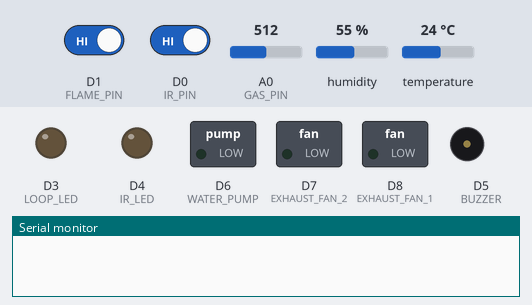
Simulated run of this sketch. Board: ESP8266 (NodeMCU). Parts: switched loads named in the sketch (green lamp = pin HIGH), output pins drawn as LEDs (lit = HIGH), buzzer (waves = sounding, pin HIGH), the last lines printed to the serial monitor. The inputs (shaded band) are chosen by the test bench; at power-on: D1 (FLAME_PIN) HIGH, D0 (IR_PIN) HIGH, A0 (GAS_PIN) = 512, humidity 55 %, temperature 24 °C. WiFi joins after 1.5 s; servers stay silent unless stated.

Above: at 0.1 s.
At 2.5 s:
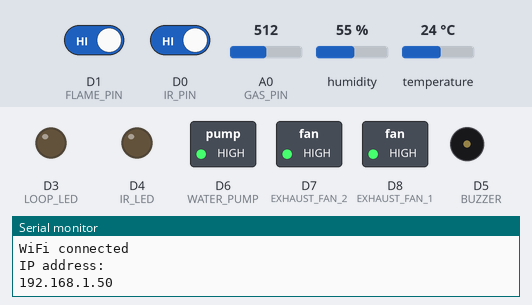
At 4.0 s:
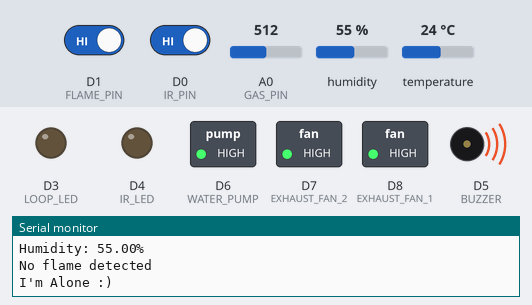
4.1 s: D1 (FLAME_PIN) driven LOW
7.6 s: D0 (IR_PIN) driven LOW
Timing chart, 0 to 17.1 s (numbered marks = the images above; inputs shaded):
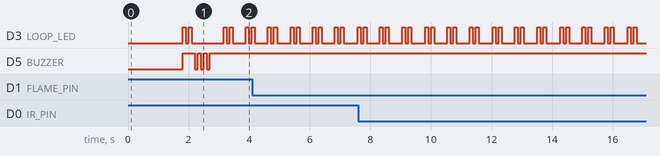

The sketch:

master.ino
```cpp
//--------------- BLYNK APP SETUP -------------//
// (MUST BE IN THE VERY TOP OF THE FILE)
#define BLYNK_TEMPLATE_ID "TMPLywJyKzdu"
#define BLYNK_DEVICE_NAME "Smart Kitchen"
#define BLYNK_AUTH_TOKEN "RE38yM7eNc0QsBTosMUMY36nGhhGSnlB"

#define variable_label_1 "Gas"
#define variable_label_2 "Temperature"
#define variable_label_3 "Humidity"
#define variable_label_4 "IR"
#define variable_label_5 "Flame"

//------------- INCLUDE LIBRARIES -------------//
#include <ESP8266WiFi.h>
#include <BlynkSimpleEsp8266.h>
#include <ThingSpeak.h>
#include "DHT.h"

//------------- DEFINE SENSOR PINS ------------//
#define GAS_PIN A0
#define DHT_PIN D2
#define FLAME_PIN D1
#define IR_PIN D0

//------------- DEFINE RELAY PINS -------------//
#define BUZZER D5
#define WATER_PUMP D6
#define EXHAUST_FAN_2 D7
#define EXHAUST_FAN_1 D8

//-------------- DEFINE LED PINS --------------//
#define LOOP_LED D3
#define IR_LED D4

//---------- DEFINE THINGSPEAK FIELDS ---------//
#define THINGSPEAK_GAS_FIELD 1
#define THINGSPEAK_TEMPERATURE_FIELD 2
#define THINGSPEAK_HUMIDITY_FIELD 3
#define THINGSPEAK_IR_FIELD 4
#define THINGSPEAK_FLAME_FIELD 5

//------------- DEFINE BLYNK PINS -------------//
#define BLYNK_GAS_PIN V0
#define BLYNK_TEMPERATURE_PIN V1
#define BLYNK_HUMIDITY_PIN V2
#define BLYNK_IR_PIN V3
#define BLYNK_FLAME_PIN V4

//------- DEFINE BLYNK CONTROL SWITCHES -------//
#define BLYNK_SWITCH_PIN_1 V5
#define BLYNK_SWITCH_PIN_2 V6
#define BLYNK_SWITCH_PIN_3 V7
#define BLYNK_SWITCH_PIN_4 V8

//--------- DEFINE RELAY HIGH AND LOW ---------//
// Relay works in reverse logic
// (RELAY HIGH = LOW, RELAY LOW = HIGH)
#define RELAY_HIGH LOW
#define RELAY_LOW HIGH

//-- VARIABLES TO STORE DIFFERENT PARAMETERS --//
int gasValue;
float temperatureValue;
float humidityValue;
int IRValue;
int flameValue;

//---- THRESHOLD FOR DIFFERENT PARAMETERS -----//
const int gasThreshold = 450;
const float temperatureThreshold = 22.00;
const float humidityThreshold = 32.00;

//------------- DEFINE DHT SENSOR -------------//
DHT dht(DHT_PIN, DHT11);

//---------- DEFINE WIFI CREDENTIALS ----------//
const char *wifiSSID = "POCO M2 Pro";      // Your network SSID here
const char *wifiPassword = "unlockby8800"; // Your network's password here

//----------- CREATING WIFI CLIENT ------------//
WiFiClient client;

//------ DEFINE THINGSPEAK CREDENTIALS --------//
unsigned long tsChannelNumber = 1990582;        // ThingSpeak Channel ID here
const char *tsWriteAPIKey = "91LKBDA57MTZYY4Q"; // ThingSpeak write API key here

//------- SETUP BLYNK CONTROL SWITCHES --------//
int bSwitch1Status = 0;
int bSwitch2Status = 0;
int bSwitch3Status = 0;
int bSwitch4Status = 0;

BLYNK_WRITE(BLYNK_SWITCH_PIN_1)
{
  bSwitch1Status = param.asInt();
}

BLYNK_WRITE(BLYNK_SWITCH_PIN_2)
{
  bSwitch2Status = param.asInt();
}

BLYNK_WRITE(BLYNK_SWITCH_PIN_3)
{
  bSwitch3Status = param.asInt();
}

BLYNK_WRITE(BLYNK_SWITCH_PIN_4)
{
  bSwitch4Status = param.asInt();
}

//-------------- DEFINE FUNCIONS --------------//
void blinkLoopLed()
{
  for (int i = 0; i < 2; i++)
  {
    digitalWrite(LOOP_LED, HIGH);
    delay(100);
    digitalWrite(LOOP_LED, LOW);
    delay(100);
  }
  digitalWrite(LOOP_LED, LOW);
}

void playBuzzer()
{
  for (int i = 0; i < 3; i++)
  {
    digitalWrite(BUZZER, RELAY_HIGH);
    delay(100);
    digitalWrite(BUZZER, RELAY_LOW);
    delay(100);
  }
  digitalWrite(BUZZER, RELAY_LOW);
}

void playFireAlarm() {
  for (int i = 0; i < 10; i++)
  {
    digitalWrite(BUZZER, RELAY_HIGH);
    delay(200);
    digitalWrite(BUZZER, RELAY_LOW);
    delay(200);
  }
  digitalWrite(BUZZER, RELAY_LOW);
}

void temperatureControl() {
  if ((temperatureValue > temperatureThreshold ||
  humidityValue > humidityThreshold) && (bSwitch1Status == 1)) {
    playBuzzer();
  }

  if (bSwitch1Status == 0) {
    digitalWrite(BUZZER, RELAY_LOW);
  }
}

void flameControl() {
  if (flameValue == 0 && bSwitch2Status == 1) {
    playFireAlarm();
    digitalWrite(WATER_PUMP, RELAY_HIGH);
  }

  if (bSwitch2Status == 0) {
    digitalWrite(WATER_PUMP, RELAY_LOW);
  }
}

void IRControl() {
  if (IRValue == 0 && bSwitch3Status == 1) {
    digitalWrite(IR_LED, HIGH);
    digitalWrite(EXHAUST_FAN_1, RELAY_HIGH);
  }

  if (bSwitch3Status == 0) {
    digitalWrite(IR_LED, LOW);
    digitalWrite(EXHAUST_FAN_1, RELAY_LOW);
  }
}

void gasControl() {
  if (gasValue > gasThreshold && bSwitch4Status == 1) {
    digitalWrite(EXHAUST_FAN_2, RELAY_HIGH);
  } else {
    digitalWrite(EXHAUST_FAN_2, RELAY_LOW);
  }
}

//------------- SETUP FUNCTION ---------------//
void setup()
{
  Serial.begin(9600);

  dht.begin();
  WiFi.begin(wifiSSID, wifiPassword);
  ThingSpeak.begin(client);
  Blynk.begin(BLYNK_AUTH_TOKEN, wifiSSID, wifiPassword);

  pinMode(GAS_PIN, INPUT);
  pinMode(FLAME_PIN, INPUT);
  pinMode(IR_PIN, INPUT);

  pinMode(LOOP_LED, OUTPUT);
  pinMode(IR_LED, OUTPUT);

  pinMode(BUZZER, OUTPUT);
  pinMode(WATER_PUMP, OUTPUT);
  pinMode(EXHAUST_FAN_1, OUTPUT);
  pinMode(EXHAUST_FAN_2, OUTPUT);

  digitalWrite(LOOP_LED, LOW);
  digitalWrite(IR_LED, LOW);

  digitalWrite(BUZZER, RELAY_LOW);
  digitalWrite(WATER_PUMP, RELAY_LOW);
  digitalWrite(EXHAUST_FAN_1, RELAY_LOW);
  digitalWrite(EXHAUST_FAN_2, RELAY_LOW);

  Serial.println("WiFi connected");
  Serial.println("IP address: ");
  Serial.println(WiFi.localIP());
  Serial.println();

  blinkLoopLed();
  playBuzzer();
}

//-------------- LOOP FUNCTION ----------------//
void loop()
{
  // Run the Blynk client
  Blynk.run();

  // Reading the sensor values
  temperatureValue = dht.readTemperature();
  humidityValue = dht.readHumidity();

  flameValue = digitalRead(FLAME_PIN);
  IRValue = digitalRead(IR_PIN);
  gasValue = analogRead(GAS_PIN);

  // Display the readings in the serial monitor
  Serial.print("Gas Value: ");
  Serial.println(gasValue);

  Serial.print("Temperature: ");
  Serial.print(temperatureValue);
  Serial.println("ºC");
  Serial.print("Humidity: ");
  Serial.print(humidityValue);
  Serial.println("%");

  if (flameValue == LOW)
    Serial.println("Flame detected");
  else
    Serial.println("No flame detected");

  if (IRValue == LOW)
    Serial.println("Someone is there :(");
  else
    Serial.println("I'm Alone :)");

  Serial.println();

  // Threshold logic
  gasControl();
  temperatureControl();
  IRControl();
  flameControl();

  // Control the relay using the Blynk app
  // digitalWrite(BUZZER, !bSwitch1Status);
  // digitalWrite(WATER_PUMP, !bSwitch2Status);
  // digitalWrite(EXHAUST_FAN_1, !bSwitch3Status);
  // digitalWrite(EXHAUST_FAN_2, !bSwitch4Status);

  // Send the sensor values to ThingSpeak
  ThingSpeak.setField(THINGSPEAK_GAS_FIELD, gasValue);
  ThingSpeak.setField(THINGSPEAK_TEMPERATURE_FIELD, temperatureValue);
  ThingSpeak.setField(THINGSPEAK_HUMIDITY_FIELD, humidityValue);
  ThingSpeak.setField(THINGSPEAK_IR_FIELD, IRValue);
  ThingSpeak.setField(THINGSPEAK_FLAME_FIELD, flameValue);

  ThingSpeak.writeFields(tsChannelNumber, tsWriteAPIKey);

  // Send the sensor values to Blynk
  Blynk.virtualWrite(BLYNK_GAS_PIN, gasValue);
  Blynk.virtualWrite(BLYNK_TEMPERATURE_PIN, temperatureValue);
  Blynk.virtualWrite(BLYNK_HUMIDITY_PIN, humidityValue);
  Blynk.virtualWrite(BLYNK_IR_PIN, IRValue);
  Blynk.virtualWrite(BLYNK_FLAME_PIN, flameValue);

  // Blink the led once the loop executed successfully
  blinkLoopLed();
}
```

Measured:
- by itself, D3 (LOOP_LED): repeats every 0.74 s: HIGH 0.10 s, LOW 0.44 s, HIGH 0.10 s, LOW 0.10 s
